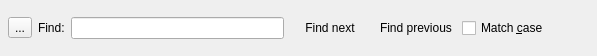
<ui version="4.0" >
 <author></author>
 <comment></comment>
 <exportmacro></exportmacro>
 <class>InlineFind</class>
 <widget class="QWidget" name="InlineFind" >
  <property name="geometry" >
   <rect>
    <x>0</x>
    <y>0</y>
    <width>597</width>
    <height>56</height>
   </rect>
  </property>
  <property name="sizePolicy" >
   <sizepolicy>
    <hsizetype>1</hsizetype>
    <vsizetype>1</vsizetype>
    <horstretch>0</horstretch>
    <verstretch>0</verstretch>
   </sizepolicy>
  </property>
  <property name="windowTitle" >
   <string>Form</string>
  </property>
  <layout class="QHBoxLayout" >
   <property name="margin" >
    <number>8</number>
   </property>
   <property name="spacing" >
    <number>6</number>
   </property>
   <item>
    <widget class="QToolButton" name="buttonHide" >
     <property name="text" >
      <string>...</string>
     </property>
     <property name="icon" >
      <iconset resource="qtedit4.qrc" >:/images/fileclose.png</iconset>
     </property>
    </widget>
   </item>
   <item>
    <widget class="QLabel" name="label" >
     <property name="text" >
      <string>Find:</string>
     </property>
    </widget>
   </item>
   <item>
    <widget class="QLineEdit" name="editSearchText" />
   </item>
   <item>
    <widget class="QPushButton" name="buttonNext" >
     <property name="text" >
      <string>Find next</string>
     </property>
     <property name="icon" >
      <iconset resource="qtedit4.qrc" >:/images/next.png</iconset>
     </property>
     <property name="flat" >
      <bool>true</bool>
     </property>
    </widget>
   </item>
   <item>
    <widget class="QPushButton" name="buttonPrevious" >
     <property name="text" >
      <string>Find previous</string>
     </property>
     <property name="icon" >
      <iconset resource="qtedit4.qrc" >:/images/previous.png</iconset>
     </property>
     <property name="flat" >
      <bool>true</bool>
     </property>
    </widget>
   </item>
   <item>
    <widget class="QCheckBox" name="cbMatchCase" >
     <property name="text" >
      <string>Match &amp;case</string>
     </property>
    </widget>
   </item>
   <item>
    <spacer>
     <property name="orientation" >
      <enum>Qt::Horizontal</enum>
     </property>
     <property name="sizeType" >
      <enum>QSizePolicy::Maximum</enum>
     </property>
     <property name="sizeHint" >
      <size>
       <width>40</width>
       <height>20</height>
      </size>
     </property>
    </spacer>
   </item>
  </layout>
 </widget>
 <pixmapfunction></pixmapfunction>
 <resources>
  <include location="qtedit4.qrc" />
 </resources>
 <connections/>
</ui>
